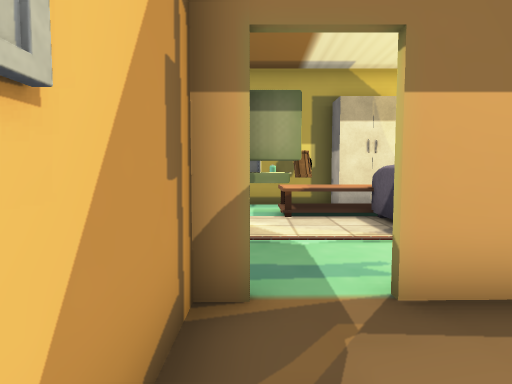
View 1 (above)

18 first-person views from a walk through a 3-D level made in the Unity game engine. The camera is 1.3 m above the floor, tilts 4° down and sees 75° across. The floor is counted in squares, 1 m on a side. Each view is taken from the middle of a square. On the plan, view 1 faces up. The plan holds only what a view shows up to about 14 squares ahead; the rest is blank. The place goes on beyond the plan. The player is left out. Some animated figures are not drawn. Door leaves are left out, so doorways stand open. Some surface patterns are stand-ins.

View 2
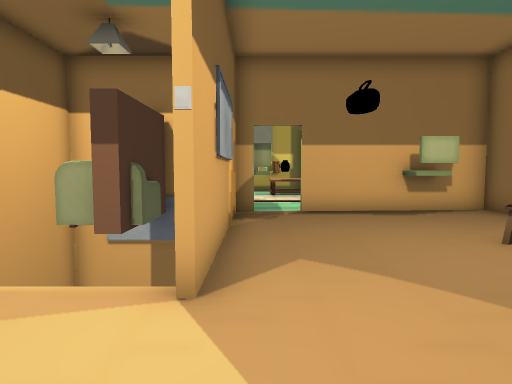

View 3
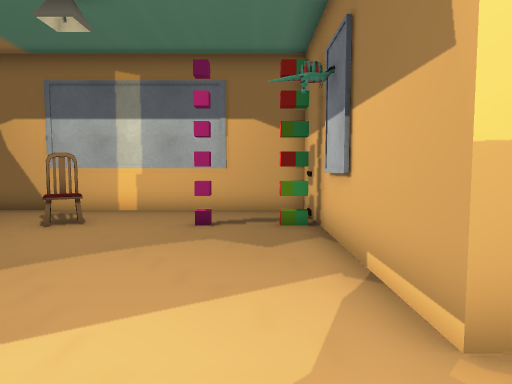

View 4
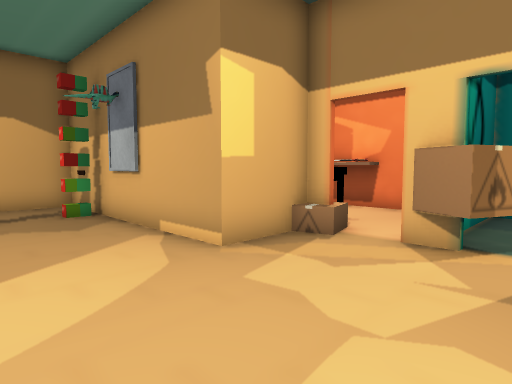

View 5
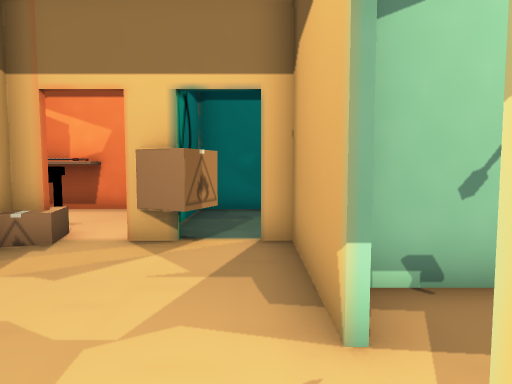

View 6
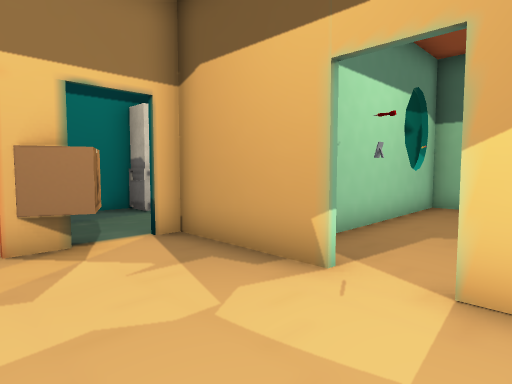

View 7
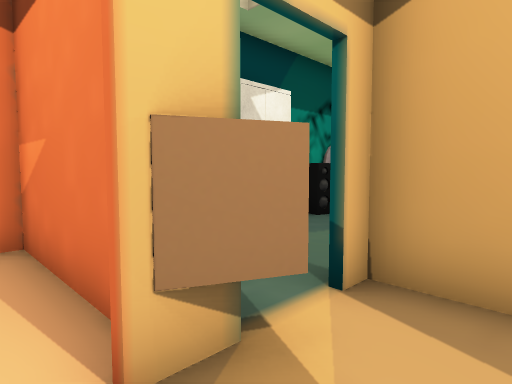

View 8
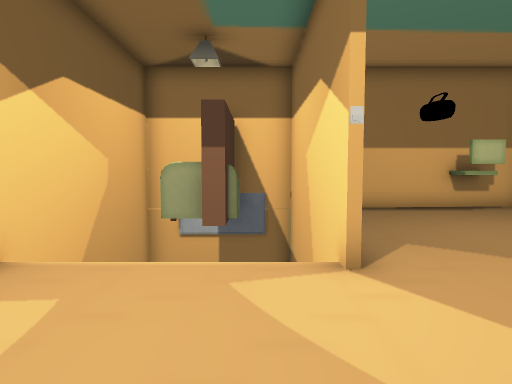

View 9
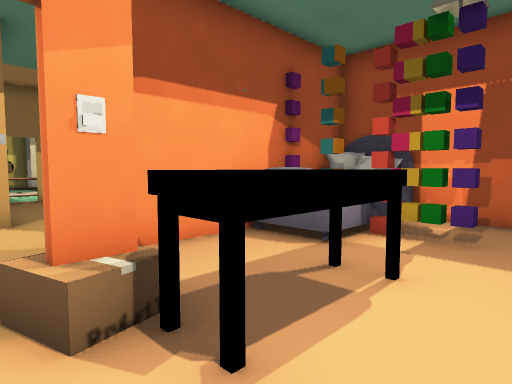

View 10
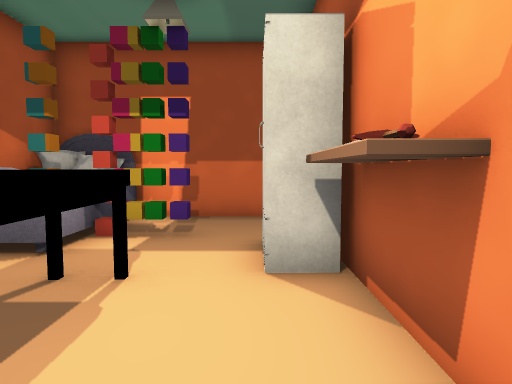

View 11
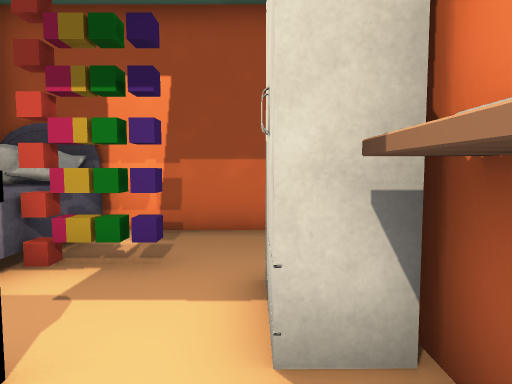

View 12
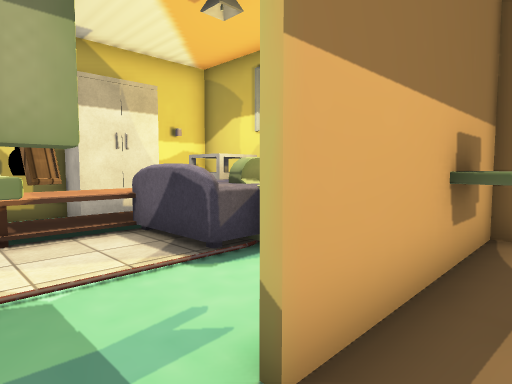

View 13
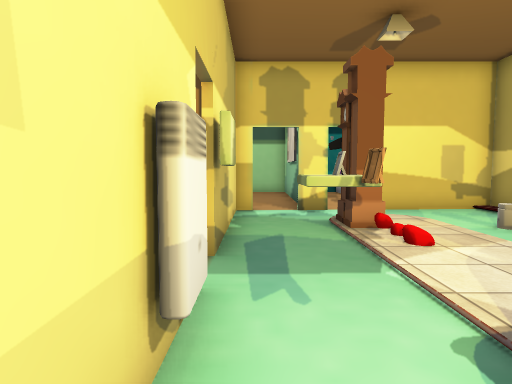

View 14
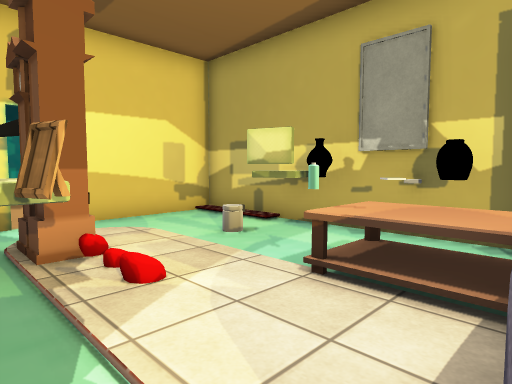

View 15
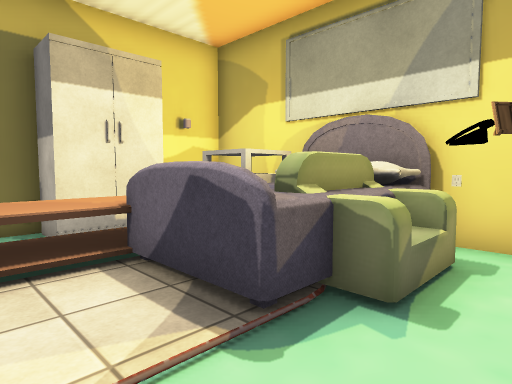

View 16
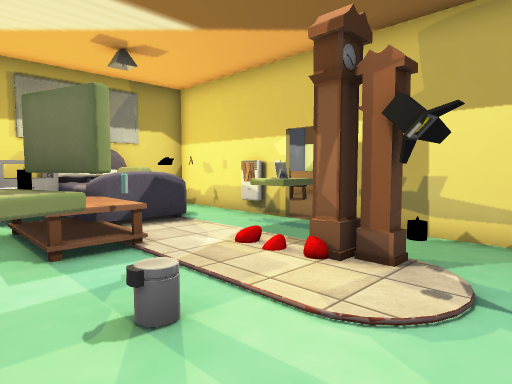

View 17
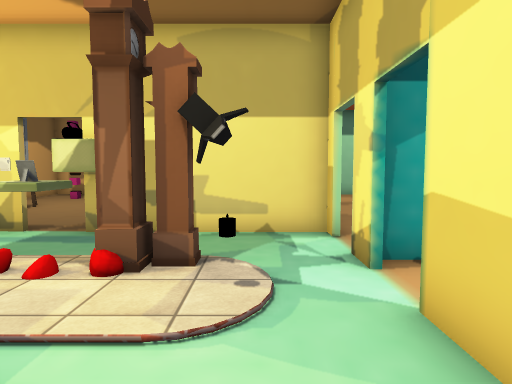

View 18
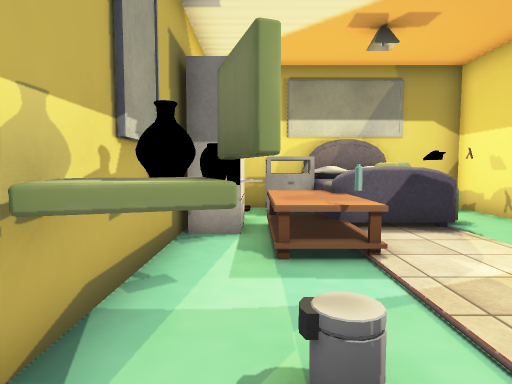

### Floor plan
Points are (right, up) in squares from view 1. A wall is a line through its corners. A room is listed if a view was taken in it or the views show most of it. See-through windows are left out.
Room 1 (views 1, 2, 9, 10, 11, 12)
walls: (2.5, -7.6) (0.5, -7.6); (6.1, -7.5) (7, -7.5) (7, 3); (-0.8, -7.5) (2.5, -7.5); (-0.6, -1.6) (-0.6, -3.7); (-3.1, -10.7) (-3.1, -14.2); (7, -13.3) (7, -9.6); (1.4, -14.2) (2.8, -14.2); (-1.1, -14.2) (-0.5, -14.2); (-0.6, 3.3) (-0.6, 0.4); (7.1, 3.2) (1.4, 3.2)
ways out: opening at (-1, -4.5) to room 2; open door at (-2, -10) to room 2; open door at (-1, -6.5) to room 2; open door at (0.5, 3) to room 3; open door at (6, 3) to room 3
objects: other object (-1, -11) to (2, -11); other object (-1, -10); other object (0, -14); other object (1, -14); other object (2, 3); other object (3, -13); other object (3, -10) to (6, -8); other object (4, -12); other object (4, -11); other object (4, -2) to (5, -1); other object (5, -12); other object (5, -11); other object (5, -7); other object (5, -5); other object (5, 2); other object (5, 3); other object (6, -7)
Room 2 (views 3, 4, 5, 6, 7, 8)
walls: (-0.8, -3.8) (-0.8, -1.5); (-5.6, -6.3) (-5.6, -9.9); (-5.6, -1.5) (-5.6, -5); (-3.6, -9.8) (-2.6, -9.8); (-0.8, -9.5) (-0.8, -7.5); (-0.8, 0.4) (-0.8, 1.9); (-0.8, 2) (-0.8, 3); (-2.7, 3) (-2.7, -0.4) (-3.2, -0.4); (0, 3.2) (-3, 3.2)
ways out: opening at (-1, -4.5) to room 1; open door at (-2, -10) to room 1; open door at (-1, -6.5) to room 1; open door at (-6, -9); open door at (-6, -5.5)
objects: other object (-4, -10) to (-4, -9); other object (-2, 1)
Room 3 (views 13, 14, 15, 16, 17, 18)
walls: (-1.9, 6.6) (-1.9, 6) (-2.4, 6) (-2.4, 6.6) (-1.9, 6.6); (1.4, 3.4) (7, 3.4); (-5.6, 6.4) (-5.6, 5.2); (3.4, 11.5) (-5.6, 11.5) (-5.6, 7.6); (-5.6, 4) (-5.6, 3.4) (0, 3.4); (7, 8.2) (7, 11.5) (5.2, 11.5); (7, 3) (7, 6)
ways out: open door at (0.5, 3) to room 1; open door at (6, 3) to room 1; open door at (-6, 4.5); open door at (-6, 7)
objects: other object (-4, 7); other object (-3, 6); other object (-2, 10); other object (-2, 11); other object (-1, 10); other object (-1, 11); other object (0, 4); other object (0, 5); other object (0, 6); other object (0, 9); other object (1, 5); other object (1, 8) to (4, 10); other object (1, 10); other object (1, 11); other object (2, 11); other object (3, 4); other object (3, 6) to (6, 8); other object (3, 11); other object (4, 5); other object (5, 5); other object (5, 9) to (6, 10); other object (5, 11); other object (6, 5)

Where each view was taken, in squares from view 1:
view 1: 0 up, 0 right, facing up
view 2: 7 down, 0 right, facing up
view 3: 6 down, 3 left, facing right
view 4: 4 down, 5 left, facing down-right
view 5: 4 down, 5 left, facing down
view 6: 4 down, 2 left, facing down-left
view 7: 8 down, 2 left, facing down-left
view 8: 8 down, 2 left, facing up
view 9: 13 down, 2 left, facing up-right
view 10: 13 down, 2 left, facing right
view 11: 13 down, 0 right, facing right
view 12: 2 up, 0 right, facing up-right
view 13: 4 up, 5 right, facing left
view 14: 5 up, 3 right, facing up-left
view 15: 4 up, 1 right, facing up-right
view 16: 11 up, 5 left, facing down-right
view 17: 11 up, 4 left, facing down
view 18: 10 up, 4 left, facing right
